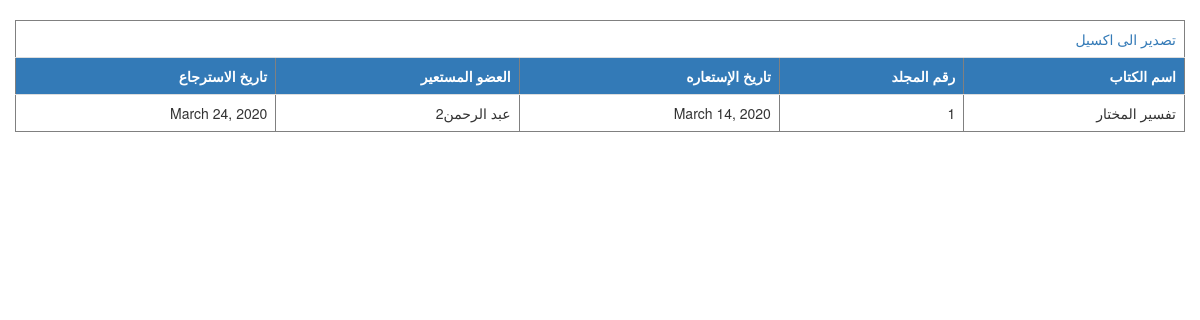
The page /admin-dashboard/borrowed_books/ on the database its author committed.
### admin2/models.py (models this page shows, shortened)
class Borrowed_book(models.Model):
    book = models.ForeignKey(Book,on_delete=models.CASCADE)
    member = models.ForeignKey(Member,on_delete=models.CASCADE,null=True)
    date = models.DateField(auto_now_add=True)
    return_date = models.DateField(null=True)

class Book(models.Model):
    book_name = models.CharField(max_length=200)
    book_pages = models.PositiveIntegerField(default=0)
    book_folders = models.PositiveIntegerField(default=0)
    print_number = models.PositiveIntegerField(default=0)
    print_year = models.IntegerField(null=True)
    book_price = models.DecimalField(max_digits=11,decimal_places=2)
    created_at = models.DateField(auto_now_add=True)
    book_image =  models.ImageField(default='o.jpg', upload_to='books_images',null=True,blank=True)
    observations = models.TextField(null=True)
    available = models.BooleanField(default=True)
    no_of_copis = models.IntegerField(default=1)
    publish_house = models.ForeignKey(Publishing_house,on_delete=models.CASCADE,null=True)
    author = models.ForeignKey(Author,on_delete=models.CASCADE)
    questioner = models.ForeignKey(Questioner,on_delete=models.CASCADE,null=True)
    book_postion= models.ForeignKey(Position,on_delete=models.CASCADE)
    category = models.ForeignKey(Category,on_delete=models.CASCADE,null=True)
    link =  models.CharField(max_length=900,null=True)
    book_owner = models.CharField(max_length=200,null=True)
    folder_number = models.IntegerField(default=0)

### accounts/models.py (models this page shows)
class Member(models.Model):
     user = models.ForeignKey(User,on_delete=models.CASCADE)
     phone = models.CharField(max_length=50)
     address = models.CharField(max_length=150)

### admin2/views.py (the view)
# urls.py: path('borrowed_books/',views.borrowed_books,name='borrowed_books'),
def borrowed_books(request):
    books = Borrowed_book.objects.all()
    context = {'books':books}
    return render(request,'admin/borrowed_books.html',context)

### admin2/templates/admin/borrowed_books.html (shortened to what this page needs)
{%load static %}
<!DOCTYPE html>
<html dir="rtl" lang="ar">
<head>
  <link rel="stylesheet" href="https://maxcdn.bootstrapcdn.com/bootstrap/3.4.1/css/bootstrap.min.css">
</head>
<body dir="rtl">
<div class="container">
   <div style="margin-top: 20px; text-align: center;" class="row">
    <table style="text-align:right;"border="1" id="class_table" class="responsive-table table col-100">
        <thead>
            <tr>
                <td colspan="12"><a href="{%url 'export_borrowed_users_xls' %}">تصدير الى اكسيل</a> </td>
              </tr>
            <tr style="background-color: #337ab7; font-weight: bold;color: white; ">
                <td>اسم الكتاب</td>
                <td>رقم المجلد</td>
                <td>تاريخ الإستعاره</td>
                <td>العضو المستعير </td>
                <td>تاريخ الاسترجاع</td>
            </tr>
        </thead>
        <tbody>
            {%for item in books%}
          <tr>
            <td>{{item.book.book_name}}</a></td>
            <td>{{item.book.folder_number}}</a></td>
            <td>{{item.date}}</a></td>
            <td>{{item.member.user.username}}</a></td>
            <td>{{item.return_date}}</a></td>
         </tr>
          {%empty%}
          <tr>
             <td style="text-align: center; color: white;background-color: tomato;" colspan="5">
                 <h4>لا يوجد كتب خارج المكتبه</h4>
             </td>
          </tr>
         {%endfor%}
          </tbody>
    </table>
</div>
</div>
</body>
</html>

### rows shown on the page
Borrowed_book: book.book_name "تفسير المختار", book.folder_number "1", date "March 14, 2020", member.user.username "عبد الرحمن2", return_date "March 24, 2020"
